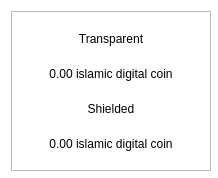
<?xml version="1.0" encoding="UTF-8"?>
<ui version="4.0">
 <class>BalanceBubble</class>
 <widget class="QWidget" name="BalanceBubble">
  <property name="geometry">
   <rect>
    <x>0</x>
    <y>0</y>
    <width>218</width>
    <height>178</height>
   </rect>
  </property>
  <property name="minimumSize">
   <size>
    <width>218</width>
    <height>178</height>
   </size>
  </property>
  <property name="maximumSize">
   <size>
    <width>250</width>
    <height>178</height>
   </size>
  </property>
  <property name="windowTitle">
   <string>Form</string>
  </property>
  <property name="styleSheet">
   <string notr="true">#BalanceBubble{
background-color:transparent
}</string>
  </property>
  <layout class="QVBoxLayout" name="verticalLayout_2">
   <property name="spacing">
    <number>0</number>
   </property>
   <item>
    <widget class="QFrame" name="frame">
     <property name="minimumSize">
      <size>
       <width>200</width>
       <height>160</height>
      </size>
     </property>
     <property name="maximumSize">
      <size>
       <width>250</width>
       <height>160</height>
      </size>
     </property>
     <property name="styleSheet">
      <string notr="true"/>
     </property>
     <property name="frameShape">
      <enum>QFrame::StyledPanel</enum>
     </property>
     <property name="frameShadow">
      <enum>QFrame::Raised</enum>
     </property>
     <property name="lineWidth">
      <number>10</number>
     </property>
     <layout class="QVBoxLayout" name="verticalLayout">
      <property name="spacing">
       <number>0</number>
      </property>
      <item>
       <layout class="QHBoxLayout" name="horizontalLayout">
        <item>
         <widget class="QLabel" name="lblFirst">
          <property name="styleSheet">
           <string notr="true"/>
          </property>
          <property name="text">
           <string>Transparent</string>
          </property>
          <property name="alignment">
           <set>Qt::AlignCenter</set>
          </property>
         </widget>
        </item>
       </layout>
      </item>
      <item>
       <widget class="QLabel" name="textTransparent">
        <property name="styleSheet">
         <string notr="true"/>
        </property>
        <property name="text">
         <string>0.00 islamic digital coin</string>
        </property>
        <property name="alignment">
         <set>Qt::AlignCenter</set>
        </property>
       </widget>
      </item>
      <item>
       <widget class="QLabel" name="lblSecond">
        <property name="styleSheet">
         <string notr="true"/>
        </property>
        <property name="text">
         <string>Shielded</string>
        </property>
        <property name="alignment">
         <set>Qt::AlignCenter</set>
        </property>
       </widget>
      </item>
      <item>
       <widget class="QLabel" name="textShielded">
        <property name="styleSheet">
         <string notr="true"/>
        </property>
        <property name="text">
         <string>0.00 islamic digital coin</string>
        </property>
        <property name="alignment">
         <set>Qt::AlignCenter</set>
        </property>
       </widget>
      </item>
     </layout>
    </widget>
   </item>
  </layout>
 </widget>
 <resources/>
 <connections/>
</ui>
